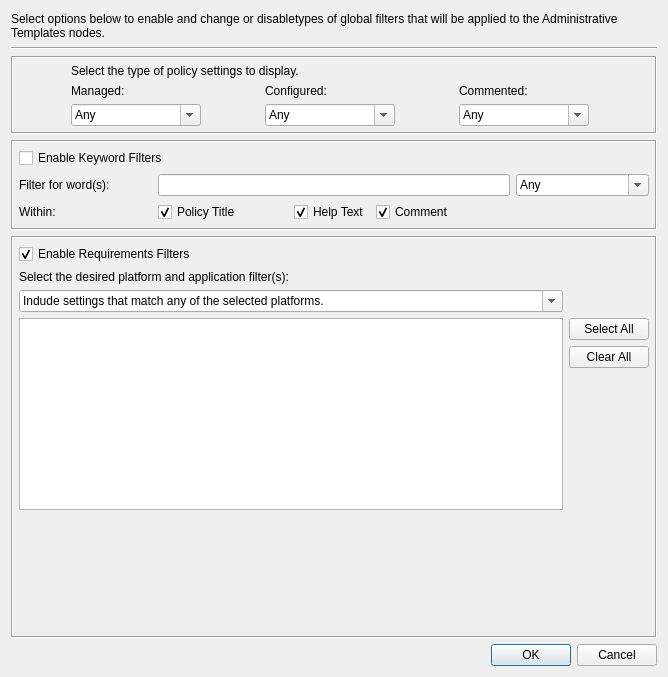
<?xml version="1.0" encoding="UTF-8"?>
<ui version="4.0">
 <class>TemplateFilterDialog</class>
 <widget class="QDialog" name="TemplateFilterDialog">
  <property name="geometry">
   <rect>
    <x>0</x>
    <y>0</y>
    <width>668</width>
    <height>677</height>
   </rect>
  </property>
  <property name="windowTitle">
   <string>Form</string>
  </property>
  <layout class="QGridLayout" name="gridLayout_4">
   <item row="3" column="0">
    <widget class="QFrame" name="kwordFrame">
     <property name="frameShape">
      <enum>QFrame::Box</enum>
     </property>
     <property name="frameShadow">
      <enum>QFrame::Sunken</enum>
     </property>
     <layout class="QGridLayout" name="gridLayout_2">
      <property name="leftMargin">
       <number>6</number>
      </property>
      <property name="topMargin">
       <number>6</number>
      </property>
      <property name="rightMargin">
       <number>6</number>
      </property>
      <property name="bottomMargin">
       <number>6</number>
      </property>
      <item row="0" column="0" colspan="3">
       <widget class="QCheckBox" name="keywordCheck">
        <property name="text">
         <string>Enable Keyword Filters</string>
        </property>
        <property name="checked">
         <bool>false</bool>
        </property>
       </widget>
      </item>
      <item row="1" column="0">
       <widget class="QLabel" name="filterWordLabel">
        <property name="text">
         <string>Filter for word(s):</string>
        </property>
        <property name="buddy">
         <cstring>keywordField</cstring>
        </property>
       </widget>
      </item>
      <item row="1" column="1" colspan="3">
       <widget class="QLineEdit" name="keywordField"/>
      </item>
      <item row="1" column="4">
       <widget class="QComboBox" name="keywordCombo">
        <property name="editable">
         <bool>true</bool>
        </property>
        <item>
         <property name="text">
          <string>Any</string>
         </property>
        </item>
        <item>
         <property name="text">
          <string>Yes</string>
         </property>
        </item>
        <item>
         <property name="text">
          <string>No</string>
         </property>
        </item>
       </widget>
      </item>
      <item row="2" column="0">
       <widget class="QLabel" name="withinLabel">
        <property name="text">
         <string>Within:</string>
        </property>
        <property name="buddy">
         <cstring>titleCheck</cstring>
        </property>
       </widget>
      </item>
      <item row="2" column="1">
       <widget class="QCheckBox" name="titleCheck">
        <property name="sizePolicy">
         <sizepolicy hsizetype="Maximum" vsizetype="Fixed">
          <horstretch>0</horstretch>
          <verstretch>0</verstretch>
         </sizepolicy>
        </property>
        <property name="minimumSize">
         <size>
          <width>130</width>
          <height>0</height>
         </size>
        </property>
        <property name="maximumSize">
         <size>
          <width>130</width>
          <height>16777215</height>
         </size>
        </property>
        <property name="text">
         <string>Policy Title</string>
        </property>
        <property name="checked">
         <bool>true</bool>
        </property>
       </widget>
      </item>
      <item row="2" column="2">
       <widget class="QCheckBox" name="helpCheck">
        <property name="sizePolicy">
         <sizepolicy hsizetype="Fixed" vsizetype="Fixed">
          <horstretch>0</horstretch>
          <verstretch>0</verstretch>
         </sizepolicy>
        </property>
        <property name="text">
         <string>Help Text</string>
        </property>
        <property name="checked">
         <bool>true</bool>
        </property>
       </widget>
      </item>
      <item row="2" column="3">
       <widget class="QCheckBox" name="commentCheck">
        <property name="text">
         <string>Comment</string>
        </property>
        <property name="checked">
         <bool>true</bool>
        </property>
       </widget>
      </item>
     </layout>
    </widget>
   </item>
   <item row="4" column="0">
    <widget class="QFrame" name="requireFrame">
     <property name="frameShape">
      <enum>QFrame::Box</enum>
     </property>
     <property name="frameShadow">
      <enum>QFrame::Sunken</enum>
     </property>
     <layout class="QGridLayout" name="gridLayout_3">
      <property name="leftMargin">
       <number>6</number>
      </property>
      <property name="topMargin">
       <number>6</number>
      </property>
      <property name="rightMargin">
       <number>6</number>
      </property>
      <property name="bottomMargin">
       <number>6</number>
      </property>
      <item row="0" column="0">
       <widget class="QCheckBox" name="requireCheckBox">
        <property name="text">
         <string>Enable Requirements Filters</string>
        </property>
        <property name="checked">
         <bool>true</bool>
        </property>
       </widget>
      </item>
      <item row="2" column="0">
       <widget class="QComboBox" name="platformComboBox">
        <property name="editable">
         <bool>true</bool>
        </property>
        <item>
         <property name="text">
          <string>Indude settings that match any of the selected platforms.</string>
         </property>
        </item>
        <item>
         <property name="text">
          <string>Indude settings that match all of the selected platforms.</string>
         </property>
        </item>
       </widget>
      </item>
      <item row="1" column="0">
       <widget class="QLabel" name="platformLabel">
        <property name="sizePolicy">
         <sizepolicy hsizetype="Preferred" vsizetype="Fixed">
          <horstretch>0</horstretch>
          <verstretch>0</verstretch>
         </sizepolicy>
        </property>
        <property name="text">
         <string>&lt;html&gt;&lt;head/&gt;&lt;body&gt;&lt;p&gt;Select the desired platform and application filter(s):&lt;/p&gt;&lt;/body&gt;&lt;/html&gt;</string>
        </property>
        <property name="buddy">
         <cstring>platformComboBox</cstring>
        </property>
       </widget>
      </item>
      <item row="3" column="0" rowspan="4">
       <widget class="QTreeView" name="platformTreeView">
        <property name="sizePolicy">
         <sizepolicy hsizetype="Expanding" vsizetype="Minimum">
          <horstretch>0</horstretch>
          <verstretch>0</verstretch>
         </sizepolicy>
        </property>
       </widget>
      </item>
      <item row="7" column="0" colspan="2">
       <spacer name="verticalSpacer">
        <property name="orientation">
         <enum>Qt::Vertical</enum>
        </property>
        <property name="sizeType">
         <enum>QSizePolicy::Expanding</enum>
        </property>
        <property name="sizeHint" stdset="0">
         <size>
          <width>558</width>
          <height>13</height>
         </size>
        </property>
       </spacer>
      </item>
      <item row="4" column="1">
       <widget class="QPushButton" name="clearPushButton">
        <property name="text">
         <string>Clear All</string>
        </property>
       </widget>
      </item>
      <item row="3" column="1">
       <widget class="QPushButton" name="selectPushButton">
        <property name="text">
         <string>Select All</string>
        </property>
       </widget>
      </item>
     </layout>
    </widget>
   </item>
   <item row="2" column="0">
    <widget class="QFrame" name="selectFrame">
     <property name="frameShape">
      <enum>QFrame::Box</enum>
     </property>
     <property name="frameShadow">
      <enum>QFrame::Sunken</enum>
     </property>
     <layout class="QGridLayout" name="gridLayout" rowstretch="0,0,0">
      <property name="leftMargin">
       <number>0</number>
      </property>
      <property name="topMargin">
       <number>6</number>
      </property>
      <property name="rightMargin">
       <number>6</number>
      </property>
      <property name="bottomMargin">
       <number>6</number>
      </property>
      <property name="spacing">
       <number>6</number>
      </property>
      <item row="1" column="1">
       <widget class="QLabel" name="configLabel">
        <property name="text">
         <string>Configured:</string>
        </property>
        <property name="buddy">
         <cstring>configuredCombo</cstring>
        </property>
       </widget>
      </item>
      <item row="1" column="0">
       <widget class="QLabel" name="managedLabel">
        <property name="text">
         <string>Managed:</string>
        </property>
        <property name="buddy">
         <cstring>managedCombo</cstring>
        </property>
       </widget>
      </item>
      <item row="2" column="2">
       <widget class="QComboBox" name="commentedCombo">
        <property name="minimumSize">
         <size>
          <width>130</width>
          <height>0</height>
         </size>
        </property>
        <property name="maximumSize">
         <size>
          <width>100</width>
          <height>16777215</height>
         </size>
        </property>
        <property name="editable">
         <bool>true</bool>
        </property>
        <item>
         <property name="text">
          <string>Any</string>
         </property>
        </item>
        <item>
         <property name="text">
          <string>Yes</string>
         </property>
        </item>
        <item>
         <property name="text">
          <string>No</string>
         </property>
        </item>
       </widget>
      </item>
      <item row="2" column="1">
       <widget class="QComboBox" name="configuredCombo">
        <property name="minimumSize">
         <size>
          <width>130</width>
          <height>0</height>
         </size>
        </property>
        <property name="maximumSize">
         <size>
          <width>100</width>
          <height>16777215</height>
         </size>
        </property>
        <property name="editable">
         <bool>true</bool>
        </property>
        <item>
         <property name="text">
          <string>Any</string>
         </property>
        </item>
        <item>
         <property name="text">
          <string>Yes</string>
         </property>
        </item>
        <item>
         <property name="text">
          <string>No</string>
         </property>
        </item>
       </widget>
      </item>
      <item row="0" column="0" colspan="2">
       <widget class="QLabel" name="displayLabel">
        <property name="text">
         <string>&lt;html&gt;&lt;head/&gt;&lt;body&gt;&lt;p&gt;Select the type of policy settings to display.&lt;/p&gt;&lt;/body&gt;&lt;/html&gt;</string>
        </property>
       </widget>
      </item>
      <item row="2" column="0">
       <widget class="QComboBox" name="managedCombo">
        <property name="minimumSize">
         <size>
          <width>130</width>
          <height>0</height>
         </size>
        </property>
        <property name="maximumSize">
         <size>
          <width>100</width>
          <height>16777215</height>
         </size>
        </property>
        <property name="editable">
         <bool>true</bool>
        </property>
        <item>
         <property name="text">
          <string>Any</string>
         </property>
        </item>
        <item>
         <property name="text">
          <string>Yes</string>
         </property>
        </item>
        <item>
         <property name="text">
          <string>No</string>
         </property>
        </item>
       </widget>
      </item>
      <item row="1" column="2">
       <widget class="QLabel" name="commentLabel">
        <property name="text">
         <string>Commented:</string>
        </property>
        <property name="buddy">
         <cstring>commentedCombo</cstring>
        </property>
       </widget>
      </item>
     </layout>
    </widget>
   </item>
   <item row="1" column="0">
    <widget class="Line" name="line">
     <property name="orientation">
      <enum>Qt::Horizontal</enum>
     </property>
    </widget>
   </item>
   <item row="0" column="0">
    <widget class="QLabel" name="headLabel">
     <property name="sizePolicy">
      <sizepolicy hsizetype="Preferred" vsizetype="Maximum">
       <horstretch>0</horstretch>
       <verstretch>30</verstretch>
      </sizepolicy>
     </property>
     <property name="minimumSize">
      <size>
       <width>0</width>
       <height>30</height>
      </size>
     </property>
     <property name="maximumSize">
      <size>
       <width>16777215</width>
       <height>30</height>
      </size>
     </property>
     <property name="text">
      <string>&lt;html&gt;&lt;head/&gt;&lt;body&gt;&lt;p&gt;Select options below to enable and change or disabletypes of global filters that will be applied to the Administrative Templates nodes.&lt;/p&gt;&lt;/body&gt;&lt;/html&gt;</string>
     </property>
     <property name="wordWrap">
      <bool>true</bool>
     </property>
    </widget>
   </item>
   <item row="5" column="0">
    <widget class="QDialogButtonBox" name="buttonBox">
     <property name="standardButtons">
      <set>QDialogButtonBox::Cancel|QDialogButtonBox::Ok</set>
     </property>
    </widget>
   </item>
  </layout>
 </widget>
 <tabstops>
  <tabstop>managedCombo</tabstop>
  <tabstop>configuredCombo</tabstop>
  <tabstop>commentedCombo</tabstop>
  <tabstop>keywordCheck</tabstop>
  <tabstop>keywordField</tabstop>
  <tabstop>keywordCombo</tabstop>
  <tabstop>titleCheck</tabstop>
  <tabstop>helpCheck</tabstop>
  <tabstop>commentCheck</tabstop>
  <tabstop>requireCheckBox</tabstop>
  <tabstop>platformComboBox</tabstop>
  <tabstop>platformTreeView</tabstop>
  <tabstop>selectPushButton</tabstop>
  <tabstop>clearPushButton</tabstop>
 </tabstops>
 <resources/>
 <connections>
  <connection>
   <sender>buttonBox</sender>
   <signal>accepted()</signal>
   <receiver>TemplateFilterDialog</receiver>
   <slot>accept()</slot>
   <hints>
    <hint type="sourcelabel">
     <x>333</x>
     <y>646</y>
    </hint>
    <hint type="destinationlabel">
     <x>333</x>
     <y>338</y>
    </hint>
   </hints>
  </connection>
  <connection>
   <sender>buttonBox</sender>
   <signal>rejected()</signal>
   <receiver>TemplateFilterDialog</receiver>
   <slot>reject()</slot>
   <hints>
    <hint type="sourcelabel">
     <x>333</x>
     <y>646</y>
    </hint>
    <hint type="destinationlabel">
     <x>333</x>
     <y>338</y>
    </hint>
   </hints>
  </connection>
 </connections>
</ui>
